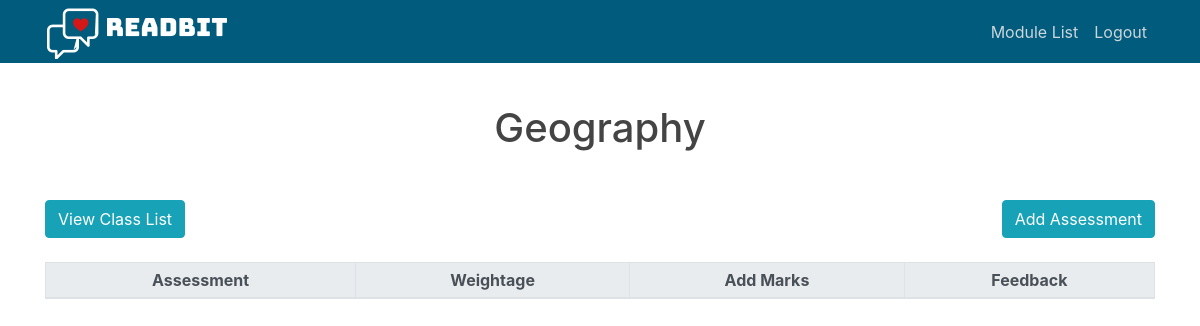
Before: /manage_module?mod_id=2 (signed in) with the older database file.
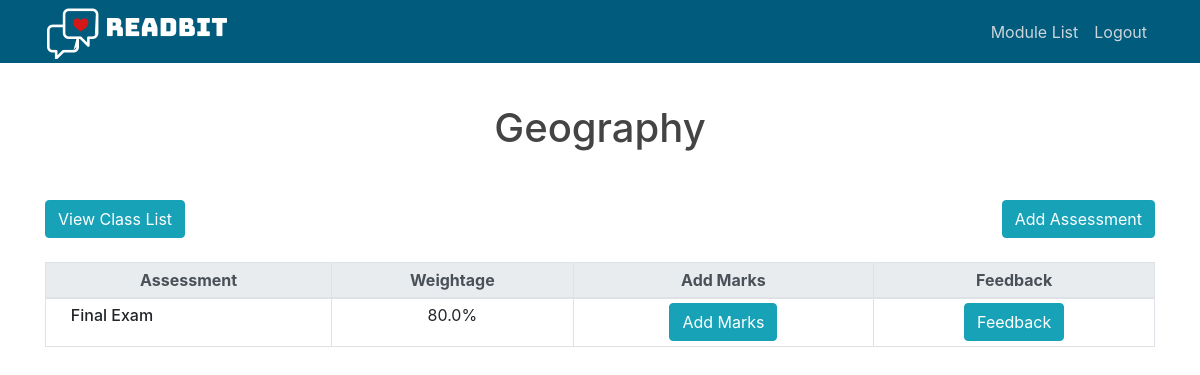
After: the same page with the newer database file.
### readbit/models.py (models this page shows, shortened)
class Module(db.Model):
    __tablename__ = 'module'
    id = db.Column(db.Integer, primary_key=True)
    mod_name = db.Column(db.String(100), unique=True, nullable=False)
    class_list = db.relationship('ModuleClass', backref='module', lazy=True)
    comp_list = db.relationship('MainComp', backref='module', lazy=True)

class Component(db.Model):
    __tablename__ = 'component'
    id = db.Column(db.Integer, primary_key=True)
    name = db.Column(db.String(100), nullable=False)
    weightage = db.Column(db.Float, nullable=False)
    type = db.Column(db.String(10), nullable=False, default='main')
    feedback_list = db.relationship('Feedback', backref='component', lazy=True)
    __mapper_args__ = {
        'polymorphic_on': type,
        'polymorphic_identity': 'component'
    }

class SubComp(Component):
    main_comp_id = db.Column(db.Integer, db.ForeignKey(MainComp.id), nullable=True)
    __mapper_args__ = {
        'polymorphic_identity': 'sub'
    }

### readbit/routes.py (the view)
@app.route('/manage_module')
def manage_module():
    if current_user.type == 'student':
            return redirect(url_for('student_dashboard'))
    if request.args.get('success'):
        flash('Component added successfully.', 'success')
    modid = request.args.get('mod_id')
    module = Module.query.filter_by(id=modid).first()
    return render_template('manage_module.html', title='Manage Module', module=module, components= module.comp_list)

### readbit/models.py (called while the page is built)
@login_manager.user_loader
def load_user(user_id):
    return User.query.get(int(user_id))

### readbit/templates/manage_module.html (shortened to what this page needs)
{% extends "layout.html" %}
{% block content %}
<link rel="stylesheet" type="text/css" href="{{ url_for('static', filename='manage_class.css') }}">
<div class="container pl-0 pr-0">
    <h1 class="text-center m-4" >{{module.mod_name}}</h1>
    <div class = "mt-5" id="manage_module_row2">
        <a href="{{ url_for('manage_class', mod_id=module.id) }}" class="btn btn-info">View Class List</a>
        <a id="add_student_btn" href="{{url_for('add_component', mod_id=module.id)}}" class="btn btn-info">Add Assessment</a>
    </div>
</div>
<table id="class_list_table" class="table table-bordered table-sm mt-1 ml-0 mt-4" width="100%">
    <thead class="thead-light">
    <tr class="text-center">
        <th class="th-sm">Assessment</th>
        <th class="th-sm">Weightage</th>
        <th class="th-sm">Add Marks</th>
        <th class="th-sm">Feedback</th>
    </tr>
    </thead>
    <tbody>
    {% for comp in components %}
    <tr class="">
        <td class="manage_module_component">{{ comp.name }}</td>
        <td class="text-center">{{ comp.weightage }}%</td>
        {% if comp.sub_comp_list %}
        <td class="text-center"><button id="add_student_btn" type="button" class="btn btn-secondary"  disabled data-toggle="modal" data-target="#add_assessment_modal">Add Marks</button></td>
        <td class="text-center"><a href="{{ url_for('manage_feedback', mod_id=module.id, comp_id=comp.id) }}" class="btn btn-info">Feedback</a></td>
        {% for sub in comp.sub_comp_list %}
    <tr>
        <td class="manage_module_subcomponent"><img class="responsive" src="{{url_for('static', filename='frog_state_1.png')}}" alt="-->" width=16/>  {{ sub.name }}</td>
        <td class="text-center">{{ sub.weightage }}%</td>
        <td class="text-center"><a href="{{ url_for('add_marks', mod_id=module.id, comp_id=sub.id) }}" id="add_student_btn" class="btn btn-info" >Add Marks</a></td>
        <td class="text-center"><a href="{{ url_for('manage_feedback', mod_id=module.id, comp_id=sub.id) }}" class="btn btn-info">Feedback</a></td>
    </tr>
    {% endfor %}
    {% else %}
    <td class="text-center"><a href="{{ url_for('add_marks', mod_id=module.id, comp_id=comp.id) }}" id="add_student_btn" class="btn btn-info" >Add Marks</a></td>
    <td class="text-center"><a href="{{ url_for('manage_feedback', mod_id=module.id, comp_id=comp.id) }}" class="btn btn-info">Feedback</a></td>
    {% endif %}
    </tr>
    {% endfor %}
    </tbody>
</table>
{% endblock content %}

### readbit/templates/layout.html (shortened to what this page needs)
<!DOCTYPE html>
<html lang="en">
<head>
    <link rel="stylesheet" href="https://stackpath.bootstrapcdn.com/bootstrap/4.3.1/css/bootstrap.min.css">
    <link rel="stylesheet" type="text/css" href="{{ url_for('static', filename='main.css') }}">
</head>
<body>
    <header class="site-header">
      <nav class="navbar navbar-expand-md navbar-dark bg-steel fixed-top py-1 px-0">
        <div class="container">
          <a class="navbar-brand mr-4 py-0" href="{{ url_for('login') }}">
            <img src="{{ url_for('static', filename='readbit_logo.png') }}" />
          </a>
          <div class="collapse navbar-collapse" id="navbarToggle">
            <div class="navbar-nav">
                {% if current_user.is_authenticated %}
                    {% if current_user.type != 'student' %}
                    <a class="nav-item nav-link" href="{{ url_for('module_list') }}">Module List</a>
                    <a class="nav-item nav-link" href="{{ url_for('logout') }}">Logout</a>
                    {% else %}
                    <a class="nav-item nav-link" href="{{ url_for('logout') }}">Logout</a>
                    {% endif %}
                {% endif %}
            </div>
          </div>
        </div>
      </nav>
    </header>
    <main role="main" class="container">
            {% block content %} {% endblock %}
    </main>
</body>
</html>

### readbit/static/main.css (style rules this page uses)
body { background: #ffffff; color: #333333; margin-top: 5rem; }
h1, h2, h3, h4, h5, h6 { color: #444444; }
.bg-steel { background-color: #005b7c; }
.site-header .navbar-nav .nav-link { color: #cbd5db; }

### readbit/static/manage_class.css (style rules this page uses)
table { margin-top:50px; margin-left: 100px; margin-right: 100px; }
#manage_module_row2 { display: flex; justify-content: space-between; }
.manage_module_component { text-indent: 20px; font-weight: 500; }

Changed rows visible on the page:
added SubComp: name "Final Exam", weightage "80.0"
